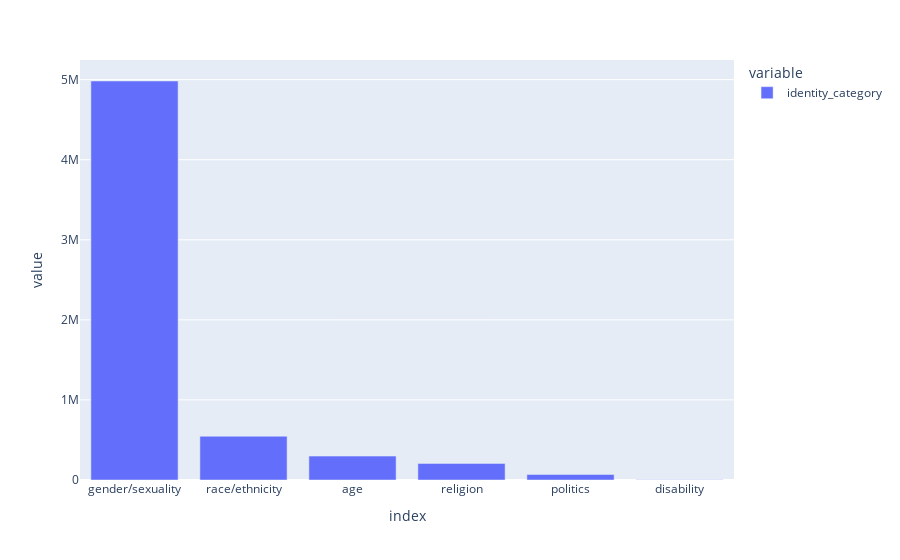

The cell this chart's notebook holds for it:
### Code cell
import plotly.express as px
pd.options.plotting.backend = 'plotly'

fig = px.bar(cat_freq)
fig.show()

### Figure 1 — Plotly figure (JSON) as saved in the notebook; plotly's stock layout.template omitted (floating-point values rounded to 4 significant figures)
{"data": [{"alignmentgroup": "True", "hovertemplate": "variable=identity_category<br>index=%{x}<br>value=%{y}<extra></extra>", "legendgroup": "identity_category", "marker": {"color": "#636efa", "pattern": {"shape": ""}}, "name": "identity_category", "offsetgroup": "identity_category", "orientation": "v", "showlegend": true, "textposition": "auto", "type": "bar", "x": ["gender/sexuality", "race/ethnicity", "age", "religion", "politics", "disability"], "xaxis": "x", "y": [4983067, 546530, 298246, 207057, 69029, 3426], "yaxis": "y"}], "layout": {"autosize": true, "barmode": "relative", "legend": {"title": {"text": "variable"}, "tracegroupgap": 0}, "margin": {"t": 60}, "xaxis": {"anchor": "y", "autorange": true, "domain": [0, 1], "range": [-0.5, 5.5], "title": {"text": "index"}, "type": "category"}, "yaxis": {"anchor": "x", "autorange": true, "domain": [0, 1], "range": [0, 5245000.0], "title": {"text": "value"}, "type": "linear"}}}
